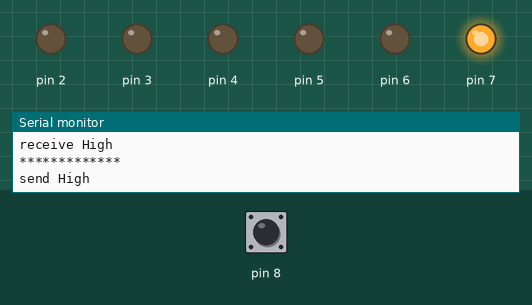
Recording of a sketch running on a simulated Arduino Uno, built with avr-gcc and run on an emulated ATmega328P. Parts: output pins drawn as LEDs (lit = HIGH), the last lines printed to the serial monitor. Inputs (shaded band) come from the test bench; at power-on: pin 8 HIGH.

Above: at 6.8 s.
6.9 s: pin 8 pulled LOW for 2.6 s
At 8.6 s:
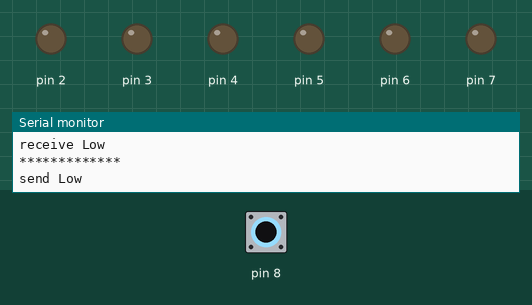
Timing chart, 0 to 17.0 s (numbered marks = the images above; inputs shaded):
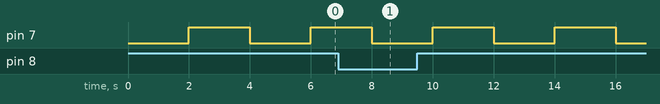

The sketch:

pulseGenerator.ino
```cpp
// (licence header left out)
#define HIGHTIME 2000
#define LOWTIME  2000

void setup() {

  //set all pins as output and transmit on bit D7
  DDRD  = DDRD | B11111111;
  PORTD = B00000000;

  //set all pins as input and receive on bit B0
  DDRB = DDRB | B00000000;
  PORTB = B11111111;

  //pinMode(LED_BUILTIN, OUTPUT);

  Serial.begin(115200);
  Serial.print("Start Program\n\n\n");
}

void loop() {
  // put your main code here, to run repeatedly:
  int counter = 0;

  while (1) {

    Serial.print("*************\n");
    if (counter % 2) {
      Serial.print("send High\n");
      PORTD = PORTD | B10000000;
      delay(HIGHTIME);
    } else {
      PORTD = PORTD & B01111111;
      Serial.print("send Low\n");
      delay(LOWTIME);
    }

    if (PINB & B00000001) {
      Serial.print("receive High\n");
    } else {
      Serial.print("receive Low\n");
    }

    counter++;

  }

}
```

Measured:
- by itself, pin 7: alternates HIGH for 2.0 s and LOW for 2.0 s
